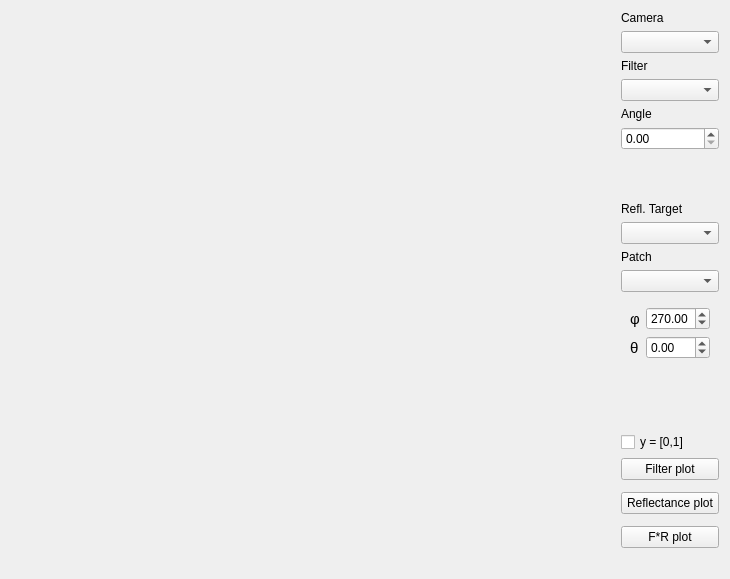
<?xml version="1.0" encoding="UTF-8"?>
<ui version="4.0">
 <class>Form</class>
 <widget class="QWidget" name="Form">
  <property name="geometry">
   <rect>
    <x>0</x>
    <y>0</y>
    <width>730</width>
    <height>579</height>
   </rect>
  </property>
  <property name="windowTitle">
   <string>Filters and Reflectances</string>
  </property>
  <layout class="QGridLayout" name="gridLayout">
   <item row="12" column="1">
    <widget class="QWidget" name="widget" native="true">
     <property name="sizePolicy">
      <sizepolicy hsizetype="Maximum" vsizetype="Preferred">
       <horstretch>0</horstretch>
       <verstretch>0</verstretch>
      </sizepolicy>
     </property>
     <property name="minimumSize">
      <size>
       <width>0</width>
       <height>0</height>
      </size>
     </property>
     <property name="sizeIncrement">
      <size>
       <width>0</width>
       <height>0</height>
      </size>
     </property>
     <layout class="QGridLayout" name="gridLayout_2">
      <item row="0" column="0">
       <widget class="QLabel" name="label_5">
        <property name="font">
         <font>
          <pointsize>11</pointsize>
         </font>
        </property>
        <property name="toolTip">
         <string/>
        </property>
        <property name="text">
         <string>φ</string>
        </property>
       </widget>
      </item>
      <item row="0" column="1">
       <widget class="QDoubleSpinBox" name="phiSpin">
        <property name="sizePolicy">
         <sizepolicy hsizetype="Minimum" vsizetype="Fixed">
          <horstretch>0</horstretch>
          <verstretch>0</verstretch>
         </sizepolicy>
        </property>
        <property name="toolTip">
         <string>Phi (azimuth) angle</string>
        </property>
        <property name="maximum">
         <double>360.000000000000000</double>
        </property>
        <property name="singleStep">
         <double>10.000000000000000</double>
        </property>
        <property name="value">
         <double>270.000000000000000</double>
        </property>
       </widget>
      </item>
      <item row="1" column="1">
       <widget class="QDoubleSpinBox" name="thetaSpin">
        <property name="sizePolicy">
         <sizepolicy hsizetype="Minimum" vsizetype="Fixed">
          <horstretch>0</horstretch>
          <verstretch>0</verstretch>
         </sizepolicy>
        </property>
        <property name="toolTip">
         <string>Theta (polar) angle</string>
        </property>
        <property name="minimum">
         <double>-80.000000000000000</double>
        </property>
        <property name="maximum">
         <double>80.000000000000000</double>
        </property>
        <property name="singleStep">
         <double>10.000000000000000</double>
        </property>
       </widget>
      </item>
      <item row="1" column="0">
       <widget class="QLabel" name="label_7">
        <property name="font">
         <font>
          <pointsize>11</pointsize>
         </font>
        </property>
        <property name="text">
         <string>θ</string>
        </property>
       </widget>
      </item>
     </layout>
    </widget>
   </item>
   <item row="18" column="1">
    <widget class="QPushButton" name="filterPlotButton">
     <property name="text">
      <string>Filter plot</string>
     </property>
    </widget>
   </item>
   <item row="9" column="1">
    <widget class="QComboBox" name="reflBox"/>
   </item>
   <item row="20" column="1">
    <widget class="QPushButton" name="reflPlotButton">
     <property name="text">
      <string>Reflectance plot</string>
     </property>
    </widget>
   </item>
   <item row="2" column="1">
    <widget class="QLabel" name="label_3">
     <property name="text">
      <string>Filter</string>
     </property>
    </widget>
   </item>
   <item row="15" column="1">
    <spacer name="verticalSpacer_2">
     <property name="orientation">
      <enum>Qt::Orientation::Vertical</enum>
     </property>
     <property name="sizeHint" stdset="0">
      <size>
       <width>20</width>
       <height>40</height>
      </size>
     </property>
    </spacer>
   </item>
   <item row="8" column="1">
    <widget class="QLabel" name="label_2">
     <property name="sizePolicy">
      <sizepolicy hsizetype="Preferred" vsizetype="Maximum">
       <horstretch>0</horstretch>
       <verstretch>0</verstretch>
      </sizepolicy>
     </property>
     <property name="text">
      <string>Refl. Target</string>
     </property>
    </widget>
   </item>
   <item row="22" column="1">
    <widget class="QPushButton" name="filtReflPlotButton">
     <property name="text">
      <string>F*R plot</string>
     </property>
    </widget>
   </item>
   <item row="1" column="1">
    <widget class="QComboBox" name="cameraBox"/>
   </item>
   <item row="7" column="1">
    <spacer name="verticalSpacer">
     <property name="orientation">
      <enum>Qt::Orientation::Vertical</enum>
     </property>
     <property name="sizeHint" stdset="0">
      <size>
       <width>20</width>
       <height>40</height>
      </size>
     </property>
    </spacer>
   </item>
   <item row="10" column="1">
    <widget class="QLabel" name="label_4">
     <property name="text">
      <string>Patch</string>
     </property>
    </widget>
   </item>
   <item row="24" column="0" colspan="2">
    <widget class="QLabel" name="errorText">
     <property name="palette">
      <palette>
       <active>
        <colorrole role="WindowText">
         <brush brushstyle="SolidPattern">
          <color alpha="255">
           <red>255</red>
           <green>0</green>
           <blue>0</blue>
          </color>
         </brush>
        </colorrole>
       </active>
       <inactive>
        <colorrole role="WindowText">
         <brush brushstyle="SolidPattern">
          <color alpha="255">
           <red>255</red>
           <green>0</green>
           <blue>0</blue>
          </color>
         </brush>
        </colorrole>
       </inactive>
       <disabled>
        <colorrole role="WindowText">
         <brush brushstyle="SolidPattern">
          <color alpha="255">
           <red>120</red>
           <green>120</green>
           <blue>120</blue>
          </color>
         </brush>
        </colorrole>
       </disabled>
      </palette>
     </property>
     <property name="text">
      <string/>
     </property>
    </widget>
   </item>
   <item row="3" column="1">
    <widget class="QComboBox" name="filterBox"/>
   </item>
   <item row="11" column="1">
    <widget class="QComboBox" name="patchBox"/>
   </item>
   <item row="5" column="1">
    <widget class="QDoubleSpinBox" name="filterAngleSpin">
     <property name="maximum">
      <double>90.000000000000000</double>
     </property>
    </widget>
   </item>
   <item row="0" column="1">
    <widget class="QLabel" name="label">
     <property name="sizePolicy">
      <sizepolicy hsizetype="Preferred" vsizetype="Maximum">
       <horstretch>0</horstretch>
       <verstretch>0</verstretch>
      </sizepolicy>
     </property>
     <property name="text">
      <string>Camera</string>
     </property>
    </widget>
   </item>
   <item row="4" column="1">
    <widget class="QLabel" name="label_6">
     <property name="text">
      <string>Angle</string>
     </property>
    </widget>
   </item>
   <item row="0" column="0" rowspan="23">
    <widget class="MplWidget" name="mpl_widget" native="true">
     <property name="sizePolicy">
      <sizepolicy hsizetype="Expanding" vsizetype="Expanding">
       <horstretch>0</horstretch>
       <verstretch>0</verstretch>
      </sizepolicy>
     </property>
    </widget>
   </item>
   <item row="17" column="1">
    <widget class="QCheckBox" name="y01Box">
     <property name="text">
      <string>y = [0,1]</string>
     </property>
    </widget>
   </item>
  </layout>
 </widget>
 <customwidgets>
  <customwidget>
   <class>MplWidget</class>
   <extends>QWidget</extends>
   <header>pcot.ui.mplwidget</header>
   <container>1</container>
  </customwidget>
 </customwidgets>
 <resources/>
 <connections/>
</ui>
